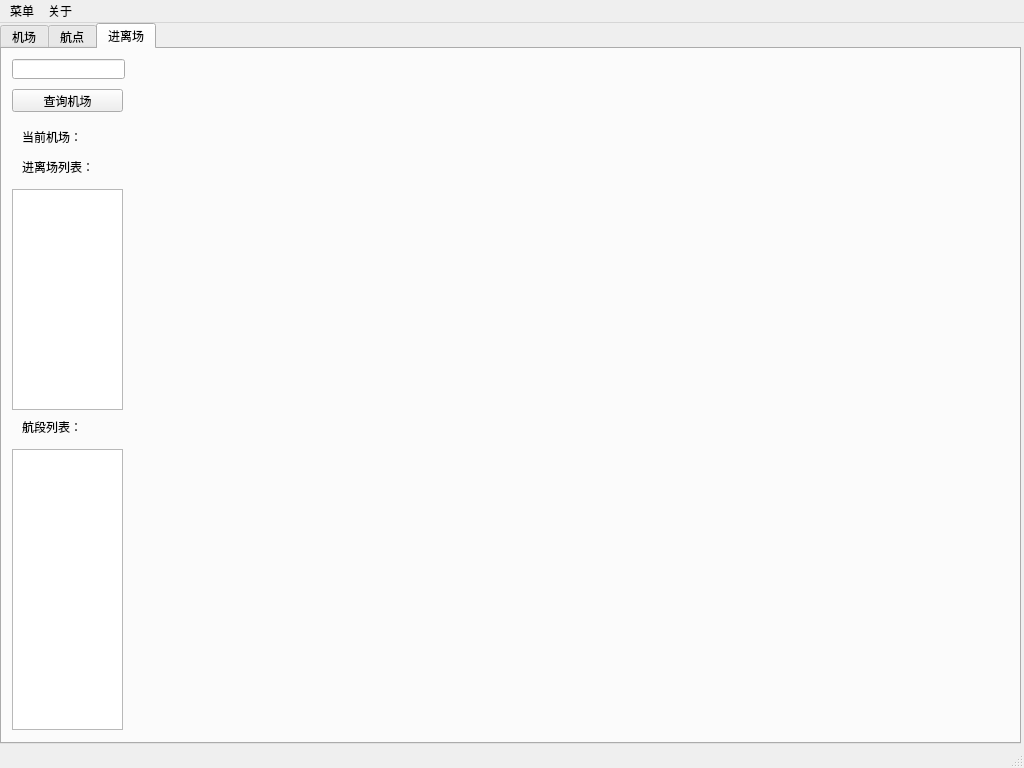
<?xml version="1.0" encoding="UTF-8"?>
<ui version="4.0">
 <class>MainWindow</class>
 <widget class="QMainWindow" name="MainWindow">
  <property name="geometry">
   <rect>
    <x>0</x>
    <y>0</y>
    <width>1024</width>
    <height>768</height>
   </rect>
  </property>
  <property name="minimumSize">
   <size>
    <width>1024</width>
    <height>768</height>
   </size>
  </property>
  <property name="maximumSize">
   <size>
    <width>1024</width>
    <height>768</height>
   </size>
  </property>
  <property name="cursor">
   <cursorShape>ArrowCursor</cursorShape>
  </property>
  <property name="windowTitle">
   <string>Fenix A320 导航数据编辑器</string>
  </property>
  <widget class="QWidget" name="centralwidget">
   <widget class="QTabWidget" name="tabWidget">
    <property name="geometry">
     <rect>
      <x>0</x>
      <y>0</y>
      <width>1021</width>
      <height>721</height>
     </rect>
    </property>
    <property name="currentIndex">
     <number>2</number>
    </property>
    <widget class="QWidget" name="tab">
     <attribute name="title">
      <string>机场</string>
     </attribute>
     <widget class="QListView" name="AirportSelect">
      <property name="geometry">
       <rect>
        <x>10</x>
        <y>30</y>
        <width>81</width>
        <height>91</height>
       </rect>
      </property>
      <property name="editTriggers">
       <set>QAbstractItemView::NoEditTriggers</set>
      </property>
     </widget>
     <widget class="QLabel" name="label">
      <property name="geometry">
       <rect>
        <x>10</x>
        <y>10</y>
        <width>91</width>
        <height>16</height>
       </rect>
      </property>
      <property name="text">
       <string>选择一个机场：</string>
      </property>
     </widget>
     <widget class="QLabel" name="label_2">
      <property name="geometry">
       <rect>
        <x>140</x>
        <y>30</y>
        <width>21</width>
        <height>16</height>
       </rect>
      </property>
      <property name="text">
       <string>ID：</string>
      </property>
      <property name="buddy">
       <cstring>AirportID</cstring>
      </property>
     </widget>
     <widget class="QLabel" name="label_3">
      <property name="geometry">
       <rect>
        <x>140</x>
        <y>60</y>
        <width>121</width>
        <height>16</height>
       </rect>
      </property>
      <property name="text">
       <string>机场名字(大写拼音)：</string>
      </property>
      <property name="buddy">
       <cstring>AirportName</cstring>
      </property>
     </widget>
     <widget class="QLabel" name="label_4">
      <property name="geometry">
       <rect>
        <x>140</x>
        <y>90</y>
        <width>54</width>
        <height>12</height>
       </rect>
      </property>
      <property name="text">
       <string>ICAO代码：</string>
      </property>
      <property name="buddy">
       <cstring>AirportICAO</cstring>
      </property>
     </widget>
     <widget class="QLabel" name="label_5">
      <property name="geometry">
       <rect>
        <x>140</x>
        <y>120</y>
        <width>91</width>
        <height>16</height>
       </rect>
      </property>
      <property name="text">
       <string>纬度(Latitude)：</string>
      </property>
      <property name="buddy">
       <cstring>AirportLat</cstring>
      </property>
     </widget>
     <widget class="QLabel" name="label_6">
      <property name="geometry">
       <rect>
        <x>140</x>
        <y>150</y>
        <width>101</width>
        <height>16</height>
       </rect>
      </property>
      <property name="text">
       <string>经度(Longtitude)：</string>
      </property>
      <property name="buddy">
       <cstring>AirportLongt</cstring>
      </property>
     </widget>
     <widget class="QLabel" name="label_7">
      <property name="geometry">
       <rect>
        <x>140</x>
        <y>180</y>
        <width>91</width>
        <height>16</height>
       </rect>
      </property>
      <property name="text">
       <string>机场标高(英尺)：</string>
      </property>
      <property name="buddy">
       <cstring>AirportElv</cstring>
      </property>
     </widget>
     <widget class="QLabel" name="label_8">
      <property name="geometry">
       <rect>
        <x>140</x>
        <y>210</y>
        <width>61</width>
        <height>16</height>
       </rect>
      </property>
      <property name="text">
       <string>TA(英尺)：</string>
      </property>
      <property name="buddy">
       <cstring>AirportTA</cstring>
      </property>
     </widget>
     <widget class="QLabel" name="label_9">
      <property name="geometry">
       <rect>
        <x>140</x>
        <y>240</y>
        <width>61</width>
        <height>16</height>
       </rect>
      </property>
      <property name="text">
       <string>TL(英尺)：</string>
      </property>
      <property name="buddy">
       <cstring>AirportTL</cstring>
      </property>
     </widget>
     <widget class="QLabel" name="label_10">
      <property name="geometry">
       <rect>
        <x>140</x>
        <y>270</y>
        <width>61</width>
        <height>16</height>
       </rect>
      </property>
      <property name="text">
       <string>速度限制：</string>
      </property>
      <property name="buddy">
       <cstring>AirportSpd</cstring>
      </property>
     </widget>
     <widget class="QLabel" name="label_11">
      <property name="geometry">
       <rect>
        <x>140</x>
        <y>300</y>
        <width>81</width>
        <height>16</height>
       </rect>
      </property>
      <property name="text">
       <string>速度限制高度：</string>
      </property>
      <property name="buddy">
       <cstring>AirportSpdH</cstring>
      </property>
     </widget>
     <widget class="QLineEdit" name="AirportID">
      <property name="geometry">
       <rect>
        <x>290</x>
        <y>30</y>
        <width>113</width>
        <height>20</height>
       </rect>
      </property>
     </widget>
     <widget class="QLineEdit" name="AirportName">
      <property name="geometry">
       <rect>
        <x>290</x>
        <y>60</y>
        <width>113</width>
        <height>20</height>
       </rect>
      </property>
     </widget>
     <widget class="QLineEdit" name="AirportICAO">
      <property name="geometry">
       <rect>
        <x>290</x>
        <y>90</y>
        <width>113</width>
        <height>20</height>
       </rect>
      </property>
     </widget>
     <widget class="QLineEdit" name="AirportLat">
      <property name="geometry">
       <rect>
        <x>290</x>
        <y>120</y>
        <width>113</width>
        <height>20</height>
       </rect>
      </property>
     </widget>
     <widget class="QLineEdit" name="AirportLongt">
      <property name="geometry">
       <rect>
        <x>290</x>
        <y>150</y>
        <width>113</width>
        <height>20</height>
       </rect>
      </property>
     </widget>
     <widget class="QLineEdit" name="AirportElv">
      <property name="geometry">
       <rect>
        <x>290</x>
        <y>180</y>
        <width>113</width>
        <height>20</height>
       </rect>
      </property>
     </widget>
     <widget class="QLineEdit" name="AirportTA">
      <property name="geometry">
       <rect>
        <x>290</x>
        <y>210</y>
        <width>113</width>
        <height>20</height>
       </rect>
      </property>
     </widget>
     <widget class="QLineEdit" name="AirportTL">
      <property name="geometry">
       <rect>
        <x>290</x>
        <y>240</y>
        <width>113</width>
        <height>20</height>
       </rect>
      </property>
     </widget>
     <widget class="QLineEdit" name="AirportSpd">
      <property name="geometry">
       <rect>
        <x>290</x>
        <y>270</y>
        <width>113</width>
        <height>20</height>
       </rect>
      </property>
     </widget>
     <widget class="QLineEdit" name="AirportSpdH">
      <property name="geometry">
       <rect>
        <x>290</x>
        <y>300</y>
        <width>113</width>
        <height>20</height>
       </rect>
      </property>
     </widget>
     <widget class="QLabel" name="label_24">
      <property name="geometry">
       <rect>
        <x>140</x>
        <y>330</y>
        <width>71</width>
        <height>16</height>
       </rect>
      </property>
      <property name="text">
       <string>情报区代码：</string>
      </property>
      <property name="buddy">
       <cstring>AirportAICAO</cstring>
      </property>
     </widget>
     <widget class="QLineEdit" name="AirportAICAO">
      <property name="geometry">
       <rect>
        <x>290</x>
        <y>330</y>
        <width>113</width>
        <height>20</height>
       </rect>
      </property>
     </widget>
     <widget class="QListView" name="RunwaySelect">
      <property name="geometry">
       <rect>
        <x>460</x>
        <y>30</y>
        <width>81</width>
        <height>91</height>
       </rect>
      </property>
     </widget>
     <widget class="QLabel" name="label_45">
      <property name="geometry">
       <rect>
        <x>460</x>
        <y>10</y>
        <width>91</width>
        <height>16</height>
       </rect>
      </property>
      <property name="text">
       <string>跑道：</string>
      </property>
     </widget>
     <widget class="QPushButton" name="SaveAirport">
      <property name="geometry">
       <rect>
        <x>10</x>
        <y>130</y>
        <width>81</width>
        <height>23</height>
       </rect>
      </property>
      <property name="text">
       <string>保存机场</string>
      </property>
     </widget>
     <widget class="QPushButton" name="SaveRunway">
      <property name="geometry">
       <rect>
        <x>460</x>
        <y>130</y>
        <width>81</width>
        <height>23</height>
       </rect>
      </property>
      <property name="text">
       <string>保存跑道</string>
      </property>
     </widget>
     <widget class="QLabel" name="label_13">
      <property name="geometry">
       <rect>
        <x>0</x>
        <y>670</y>
        <width>1001</width>
        <height>21</height>
       </rect>
      </property>
      <property name="text">
       <string>全部完成以后点击菜单-保存，然后此程序同目录下就会出现Result.xls，用Navicat导入即可</string>
      </property>
     </widget>
     <widget class="QLineEdit" name="RunwayID">
      <property name="geometry">
       <rect>
        <x>740</x>
        <y>30</y>
        <width>113</width>
        <height>20</height>
       </rect>
      </property>
     </widget>
     <widget class="QLabel" name="label_14">
      <property name="geometry">
       <rect>
        <x>590</x>
        <y>30</y>
        <width>91</width>
        <height>16</height>
       </rect>
      </property>
      <property name="text">
       <string>跑道ID：</string>
      </property>
      <property name="buddy">
       <cstring>AirportID</cstring>
      </property>
     </widget>
     <widget class="QLabel" name="label_15">
      <property name="geometry">
       <rect>
        <x>590</x>
        <y>60</y>
        <width>81</width>
        <height>16</height>
       </rect>
      </property>
      <property name="text">
       <string>对应的机场ID：</string>
      </property>
      <property name="buddy">
       <cstring>AirportID</cstring>
      </property>
     </widget>
     <widget class="QLineEdit" name="RAirportID">
      <property name="geometry">
       <rect>
        <x>740</x>
        <y>60</y>
        <width>113</width>
        <height>20</height>
       </rect>
      </property>
     </widget>
     <widget class="QLineEdit" name="RIdent">
      <property name="geometry">
       <rect>
        <x>740</x>
        <y>90</y>
        <width>113</width>
        <height>20</height>
       </rect>
      </property>
     </widget>
     <widget class="QLabel" name="label_16">
      <property name="geometry">
       <rect>
        <x>590</x>
        <y>90</y>
        <width>111</width>
        <height>16</height>
       </rect>
      </property>
      <property name="text">
       <string>跑道编号：</string>
      </property>
      <property name="buddy">
       <cstring>AirportID</cstring>
      </property>
     </widget>
     <widget class="QLabel" name="label_17">
      <property name="geometry">
       <rect>
        <x>590</x>
        <y>120</y>
        <width>71</width>
        <height>16</height>
       </rect>
      </property>
      <property name="text">
       <string>跑道真航向：</string>
      </property>
      <property name="buddy">
       <cstring>AirportID</cstring>
      </property>
     </widget>
     <widget class="QLabel" name="label_18">
      <property name="geometry">
       <rect>
        <x>590</x>
        <y>150</y>
        <width>61</width>
        <height>16</height>
       </rect>
      </property>
      <property name="text">
       <string>跑道长度：</string>
      </property>
      <property name="buddy">
       <cstring>AirportID</cstring>
      </property>
     </widget>
     <widget class="QLineEdit" name="RTureHeading">
      <property name="geometry">
       <rect>
        <x>740</x>
        <y>120</y>
        <width>113</width>
        <height>20</height>
       </rect>
      </property>
     </widget>
     <widget class="QLineEdit" name="RLength">
      <property name="geometry">
       <rect>
        <x>740</x>
        <y>150</y>
        <width>113</width>
        <height>20</height>
       </rect>
      </property>
     </widget>
     <widget class="QLineEdit" name="RWidth">
      <property name="geometry">
       <rect>
        <x>740</x>
        <y>180</y>
        <width>113</width>
        <height>20</height>
       </rect>
      </property>
     </widget>
     <widget class="QLabel" name="label_51">
      <property name="geometry">
       <rect>
        <x>590</x>
        <y>180</y>
        <width>61</width>
        <height>16</height>
       </rect>
      </property>
      <property name="text">
       <string>跑道宽度：</string>
      </property>
      <property name="buddy">
       <cstring>AirportID</cstring>
      </property>
     </widget>
     <widget class="QLabel" name="label_52">
      <property name="geometry">
       <rect>
        <x>590</x>
        <y>210</y>
        <width>61</width>
        <height>16</height>
       </rect>
      </property>
      <property name="text">
       <string>跑道道面：</string>
      </property>
      <property name="buddy">
       <cstring>AirportID</cstring>
      </property>
     </widget>
     <widget class="QComboBox" name="RSurface">
      <property name="geometry">
       <rect>
        <x>740</x>
        <y>210</y>
        <width>111</width>
        <height>22</height>
       </rect>
      </property>
     </widget>
     <widget class="QLineEdit" name="RLat">
      <property name="geometry">
       <rect>
        <x>740</x>
        <y>240</y>
        <width>113</width>
        <height>20</height>
       </rect>
      </property>
     </widget>
     <widget class="QLabel" name="label_53">
      <property name="geometry">
       <rect>
        <x>590</x>
        <y>240</y>
        <width>61</width>
        <height>16</height>
       </rect>
      </property>
      <property name="text">
       <string>跑道纬度：</string>
      </property>
      <property name="buddy">
       <cstring>AirportID</cstring>
      </property>
     </widget>
     <widget class="QLineEdit" name="RLongt">
      <property name="geometry">
       <rect>
        <x>740</x>
        <y>270</y>
        <width>113</width>
        <height>20</height>
       </rect>
      </property>
     </widget>
     <widget class="QLabel" name="label_54">
      <property name="geometry">
       <rect>
        <x>590</x>
        <y>270</y>
        <width>61</width>
        <height>16</height>
       </rect>
      </property>
      <property name="text">
       <string>跑道经度：</string>
      </property>
      <property name="buddy">
       <cstring>AirportID</cstring>
      </property>
     </widget>
     <widget class="QLineEdit" name="RHeight">
      <property name="geometry">
       <rect>
        <x>740</x>
        <y>300</y>
        <width>113</width>
        <height>20</height>
       </rect>
      </property>
     </widget>
     <widget class="QLabel" name="label_55">
      <property name="geometry">
       <rect>
        <x>590</x>
        <y>300</y>
        <width>61</width>
        <height>16</height>
       </rect>
      </property>
      <property name="text">
       <string>跑道标高：</string>
      </property>
      <property name="buddy">
       <cstring>AirportID</cstring>
      </property>
     </widget>
     <widget class="QLineEdit" name="ILSID">
      <property name="geometry">
       <rect>
        <x>740</x>
        <y>330</y>
        <width>113</width>
        <height>20</height>
       </rect>
      </property>
     </widget>
     <widget class="QLabel" name="label_56">
      <property name="geometry">
       <rect>
        <x>590</x>
        <y>330</y>
        <width>61</width>
        <height>16</height>
       </rect>
      </property>
      <property name="text">
       <string>盲降ID：</string>
      </property>
      <property name="buddy">
       <cstring>AirportID</cstring>
      </property>
     </widget>
     <widget class="QLineEdit" name="ILSFreq">
      <property name="geometry">
       <rect>
        <x>740</x>
        <y>360</y>
        <width>113</width>
        <height>20</height>
       </rect>
      </property>
     </widget>
     <widget class="QLabel" name="label_57">
      <property name="geometry">
       <rect>
        <x>590</x>
        <y>360</y>
        <width>61</width>
        <height>16</height>
       </rect>
      </property>
      <property name="text">
       <string>盲降频率：</string>
      </property>
      <property name="buddy">
       <cstring>AirportID</cstring>
      </property>
     </widget>
     <widget class="QLabel" name="label_58">
      <property name="geometry">
       <rect>
        <x>590</x>
        <y>390</y>
        <width>61</width>
        <height>16</height>
       </rect>
      </property>
      <property name="text">
       <string>下滑角：</string>
      </property>
      <property name="buddy">
       <cstring>AirportID</cstring>
      </property>
     </widget>
     <widget class="QLineEdit" name="ILSAngle">
      <property name="geometry">
       <rect>
        <x>740</x>
        <y>390</y>
        <width>113</width>
        <height>20</height>
       </rect>
      </property>
     </widget>
     <widget class="QLabel" name="label_59">
      <property name="geometry">
       <rect>
        <x>590</x>
        <y>420</y>
        <width>61</width>
        <height>16</height>
       </rect>
      </property>
      <property name="text">
       <string>盲降纬度：</string>
      </property>
      <property name="buddy">
       <cstring>AirportID</cstring>
      </property>
     </widget>
     <widget class="QLineEdit" name="ILSLat">
      <property name="geometry">
       <rect>
        <x>740</x>
        <y>420</y>
        <width>113</width>
        <height>20</height>
       </rect>
      </property>
     </widget>
     <widget class="QLineEdit" name="ILSLongt">
      <property name="geometry">
       <rect>
        <x>740</x>
        <y>450</y>
        <width>113</width>
        <height>20</height>
       </rect>
      </property>
     </widget>
     <widget class="QLabel" name="label_60">
      <property name="geometry">
       <rect>
        <x>590</x>
        <y>450</y>
        <width>61</width>
        <height>16</height>
       </rect>
      </property>
      <property name="text">
       <string>盲降经度：</string>
      </property>
      <property name="buddy">
       <cstring>AirportID</cstring>
      </property>
     </widget>
     <widget class="QLabel" name="label_61">
      <property name="geometry">
       <rect>
        <x>590</x>
        <y>480</y>
        <width>61</width>
        <height>16</height>
       </rect>
      </property>
      <property name="text">
       <string>盲降类型：</string>
      </property>
      <property name="buddy">
       <cstring>AirportID</cstring>
      </property>
     </widget>
     <widget class="QLabel" name="label_62">
      <property name="geometry">
       <rect>
        <x>590</x>
        <y>510</y>
        <width>61</width>
        <height>16</height>
       </rect>
      </property>
      <property name="text">
       <string>盲降代码：</string>
      </property>
      <property name="buddy">
       <cstring>AirportID</cstring>
      </property>
     </widget>
     <widget class="QLineEdit" name="ILSIdent">
      <property name="geometry">
       <rect>
        <x>740</x>
        <y>510</y>
        <width>113</width>
        <height>20</height>
       </rect>
      </property>
     </widget>
     <widget class="QLabel" name="label_63">
      <property name="geometry">
       <rect>
        <x>590</x>
        <y>540</y>
        <width>71</width>
        <height>16</height>
       </rect>
      </property>
      <property name="text">
       <string>航向道方向：</string>
      </property>
      <property name="buddy">
       <cstring>AirportID</cstring>
      </property>
     </widget>
     <widget class="QLineEdit" name="LocHeading">
      <property name="geometry">
       <rect>
        <x>740</x>
        <y>540</y>
        <width>113</width>
        <height>20</height>
       </rect>
      </property>
     </widget>
     <widget class="QLabel" name="label_64">
      <property name="geometry">
       <rect>
        <x>590</x>
        <y>570</y>
        <width>121</width>
        <height>16</height>
       </rect>
      </property>
      <property name="text">
       <string>穿越跑道入口高：</string>
      </property>
      <property name="buddy">
       <cstring>AirportID</cstring>
      </property>
     </widget>
     <widget class="QLineEdit" name="ILSTCH">
      <property name="geometry">
       <rect>
        <x>740</x>
        <y>570</y>
        <width>113</width>
        <height>20</height>
       </rect>
      </property>
     </widget>
     <widget class="QLabel" name="label_65">
      <property name="geometry">
       <rect>
        <x>590</x>
        <y>600</y>
        <width>91</width>
        <height>16</height>
       </rect>
      </property>
      <property name="text">
       <string>是否有测距台：</string>
      </property>
      <property name="buddy">
       <cstring>AirportID</cstring>
      </property>
     </widget>
     <widget class="QLabel" name="label_66">
      <property name="geometry">
       <rect>
        <x>590</x>
        <y>630</y>
        <width>61</width>
        <height>16</height>
       </rect>
      </property>
      <property name="text">
       <string>标高：</string>
      </property>
      <property name="buddy">
       <cstring>AirportID</cstring>
      </property>
     </widget>
     <widget class="QLineEdit" name="ILSHeight">
      <property name="geometry">
       <rect>
        <x>740</x>
        <y>630</y>
        <width>113</width>
        <height>20</height>
       </rect>
      </property>
     </widget>
     <widget class="QLabel" name="label_12">
      <property name="geometry">
       <rect>
        <x>10</x>
        <y>650</y>
        <width>1001</width>
        <height>21</height>
       </rect>
      </property>
      <property name="text">
       <string>使用说明：修改机场请先选择一个机场，然后在原有的基础上修改，非必要不要改ID，不然可能在导入的时候没办法覆盖，新建也是一样直接填就行，填完点保存修改。</string>
      </property>
     </widget>
     <widget class="QCheckBox" name="ILSDME">
      <property name="geometry">
       <rect>
        <x>740</x>
        <y>600</y>
        <width>16</width>
        <height>16</height>
       </rect>
      </property>
      <property name="text">
       <string/>
      </property>
      <property name="tristate">
       <bool>false</bool>
      </property>
     </widget>
     <widget class="QComboBox" name="ILSCategory">
      <property name="geometry">
       <rect>
        <x>740</x>
        <y>480</y>
        <width>111</width>
        <height>22</height>
       </rect>
      </property>
     </widget>
     <widget class="QPushButton" name="AirportSearchButton">
      <property name="geometry">
       <rect>
        <x>10</x>
        <y>320</y>
        <width>61</width>
        <height>23</height>
       </rect>
      </property>
      <property name="text">
       <string>查询机场</string>
      </property>
     </widget>
     <widget class="QLineEdit" name="AirportSearch">
      <property name="geometry">
       <rect>
        <x>10</x>
        <y>290</y>
        <width>61</width>
        <height>20</height>
       </rect>
      </property>
     </widget>
     <widget class="QPushButton" name="SaveILS">
      <property name="geometry">
       <rect>
        <x>460</x>
        <y>330</y>
        <width>81</width>
        <height>23</height>
       </rect>
      </property>
      <property name="text">
       <string>保存盲降信息</string>
      </property>
     </widget>
    </widget>
    <widget class="QWidget" name="tab_3">
     <attribute name="title">
      <string>航点</string>
     </attribute>
     <widget class="QLineEdit" name="WPSearchEdit">
      <property name="geometry">
       <rect>
        <x>10</x>
        <y>10</y>
        <width>113</width>
        <height>21</height>
       </rect>
      </property>
     </widget>
     <widget class="QPushButton" name="WPSearchButton">
      <property name="geometry">
       <rect>
        <x>130</x>
        <y>7</y>
        <width>75</width>
        <height>26</height>
       </rect>
      </property>
      <property name="text">
       <string>查询航点</string>
      </property>
     </widget>
     <widget class="QListView" name="WPSearchResult">
      <property name="geometry">
       <rect>
        <x>10</x>
        <y>40</y>
        <width>111</width>
        <height>121</height>
       </rect>
      </property>
     </widget>
     <widget class="QLabel" name="label_19">
      <property name="geometry">
       <rect>
        <x>20</x>
        <y>180</y>
        <width>71</width>
        <height>16</height>
       </rect>
      </property>
      <property name="text">
       <string>识别码：</string>
      </property>
     </widget>
     <widget class="QLineEdit" name="WPIdent">
      <property name="geometry">
       <rect>
        <x>170</x>
        <y>180</y>
        <width>113</width>
        <height>21</height>
       </rect>
      </property>
     </widget>
     <widget class="QLineEdit" name="WPID">
      <property name="geometry">
       <rect>
        <x>170</x>
        <y>210</y>
        <width>113</width>
        <height>21</height>
       </rect>
      </property>
     </widget>
     <widget class="QLabel" name="label_20">
      <property name="geometry">
       <rect>
        <x>20</x>
        <y>210</y>
        <width>31</width>
        <height>16</height>
       </rect>
      </property>
      <property name="text">
       <string>ID：</string>
      </property>
     </widget>
     <widget class="QLineEdit" name="WPCountry">
      <property name="geometry">
       <rect>
        <x>170</x>
        <y>240</y>
        <width>113</width>
        <height>21</height>
       </rect>
      </property>
     </widget>
     <widget class="QLabel" name="label_21">
      <property name="geometry">
       <rect>
        <x>20</x>
        <y>240</y>
        <width>61</width>
        <height>16</height>
       </rect>
      </property>
      <property name="text">
       <string>情报区：</string>
      </property>
     </widget>
     <widget class="QLabel" name="label_22">
      <property name="geometry">
       <rect>
        <x>20</x>
        <y>270</y>
        <width>71</width>
        <height>16</height>
       </rect>
      </property>
      <property name="text">
       <string>Collocated：</string>
      </property>
     </widget>
     <widget class="QLineEdit" name="WPCollcated">
      <property name="geometry">
       <rect>
        <x>170</x>
        <y>270</y>
        <width>113</width>
        <height>21</height>
       </rect>
      </property>
     </widget>
     <widget class="QLineEdit" name="WPName">
      <property name="geometry">
       <rect>
        <x>170</x>
        <y>300</y>
        <width>113</width>
        <height>21</height>
       </rect>
      </property>
     </widget>
     <widget class="QLabel" name="label_28">
      <property name="geometry">
       <rect>
        <x>20</x>
        <y>300</y>
        <width>61</width>
        <height>16</height>
       </rect>
      </property>
      <property name="text">
       <string>名字：</string>
      </property>
     </widget>
     <widget class="QLineEdit" name="WPLat">
      <property name="geometry">
       <rect>
        <x>170</x>
        <y>330</y>
        <width>113</width>
        <height>21</height>
       </rect>
      </property>
     </widget>
     <widget class="QLineEdit" name="WPLongt">
      <property name="geometry">
       <rect>
        <x>170</x>
        <y>360</y>
        <width>113</width>
        <height>21</height>
       </rect>
      </property>
     </widget>
     <widget class="QLabel" name="label_29">
      <property name="geometry">
       <rect>
        <x>20</x>
        <y>330</y>
        <width>61</width>
        <height>16</height>
       </rect>
      </property>
      <property name="text">
       <string>纬度：</string>
      </property>
     </widget>
     <widget class="QLabel" name="label_95">
      <property name="geometry">
       <rect>
        <x>20</x>
        <y>360</y>
        <width>61</width>
        <height>16</height>
       </rect>
      </property>
      <property name="text">
       <string>经度：</string>
      </property>
     </widget>
     <widget class="QLineEdit" name="WPNav">
      <property name="geometry">
       <rect>
        <x>170</x>
        <y>390</y>
        <width>113</width>
        <height>21</height>
       </rect>
      </property>
     </widget>
     <widget class="QLabel" name="label_96">
      <property name="geometry">
       <rect>
        <x>20</x>
        <y>390</y>
        <width>111</width>
        <height>16</height>
       </rect>
      </property>
      <property name="text">
       <string>对应导航设施ID：</string>
      </property>
     </widget>
     <widget class="QPushButton" name="WPSave">
      <property name="geometry">
       <rect>
        <x>20</x>
        <y>440</y>
        <width>75</width>
        <height>23</height>
       </rect>
      </property>
      <property name="text">
       <string>保存</string>
      </property>
     </widget>
    </widget>
    <widget class="QWidget" name="tab_2">
     <attribute name="title">
      <string>进离场</string>
     </attribute>
     <widget class="QLineEdit" name="TMAAPSearch">
      <property name="geometry">
       <rect>
        <x>10</x>
        <y>10</y>
        <width>113</width>
        <height>20</height>
       </rect>
      </property>
     </widget>
     <widget class="QPushButton" name="TMAAPSearchButton">
      <property name="geometry">
       <rect>
        <x>10</x>
        <y>40</y>
        <width>111</width>
        <height>23</height>
       </rect>
      </property>
      <property name="text">
       <string>查询机场</string>
      </property>
     </widget>
     <widget class="QListView" name="TMAList">
      <property name="geometry">
       <rect>
        <x>10</x>
        <y>140</y>
        <width>111</width>
        <height>221</height>
       </rect>
      </property>
     </widget>
     <widget class="QLabel" name="label_23">
      <property name="geometry">
       <rect>
        <x>20</x>
        <y>110</y>
        <width>91</width>
        <height>16</height>
       </rect>
      </property>
      <property name="text">
       <string>进离场列表：</string>
      </property>
     </widget>
     <widget class="QLabel" name="label_25">
      <property name="geometry">
       <rect>
        <x>20</x>
        <y>80</y>
        <width>131</width>
        <height>16</height>
       </rect>
      </property>
      <property name="text">
       <string>当前机场：</string>
      </property>
     </widget>
     <widget class="QListView" name="LineList">
      <property name="geometry">
       <rect>
        <x>10</x>
        <y>400</y>
        <width>111</width>
        <height>281</height>
       </rect>
      </property>
     </widget>
     <widget class="QLabel" name="label_26">
      <property name="geometry">
       <rect>
        <x>20</x>
        <y>370</y>
        <width>91</width>
        <height>16</height>
       </rect>
      </property>
      <property name="text">
       <string>航段列表：</string>
      </property>
     </widget>
    </widget>
   </widget>
  </widget>
  <widget class="QMenuBar" name="menubar">
   <property name="geometry">
    <rect>
     <x>0</x>
     <y>0</y>
     <width>1024</width>
     <height>23</height>
    </rect>
   </property>
   <widget class="QMenu" name="menu">
    <property name="title">
     <string>菜单</string>
    </property>
    <addaction name="OpenDB"/>
    <addaction name="SaveExcel"/>
   </widget>
   <widget class="QMenu" name="menu_2">
    <property name="title">
     <string>关于</string>
    </property>
   </widget>
   <addaction name="menu"/>
   <addaction name="menu_2"/>
  </widget>
  <widget class="QStatusBar" name="statusbar"/>
  <action name="OpenDB">
   <property name="text">
    <string>打开</string>
   </property>
  </action>
  <action name="action_2">
   <property name="text">
    <string>机场</string>
   </property>
  </action>
  <action name="ExportDB">
   <property name="text">
    <string>0</string>
   </property>
  </action>
  <action name="SaveExcel">
   <property name="text">
    <string>保存</string>
   </property>
  </action>
 </widget>
 <resources/>
 <connections/>
</ui>
